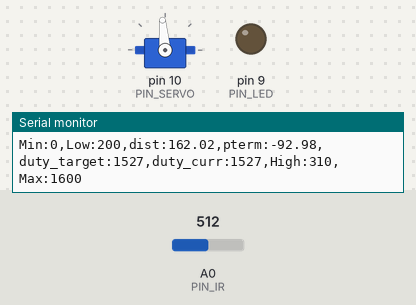
A sketch run on a simulated Arduino Uno, built with avr-gcc and run on an emulated ATmega328P. On the bench: servo, output pins drawn as LEDs (lit = HIGH), the last lines printed to the serial monitor. Inputs (shaded band) come from the test bench; at power-on: A0 (PIN_IR) = 512.

Above: at 1.2 s.
1.3 s: A0 (PIN_IR) set to 122
At 3.3 s:
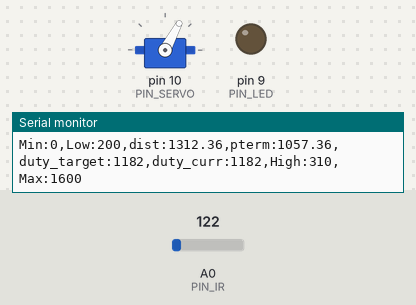
4.3 s: A0 (PIN_IR) set to 90
At 5.9 s:
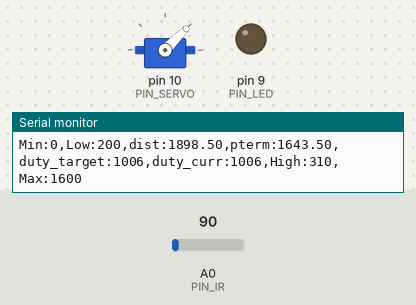
7.3 s: A0 (PIN_IR) set to 900
At 8.45 s:
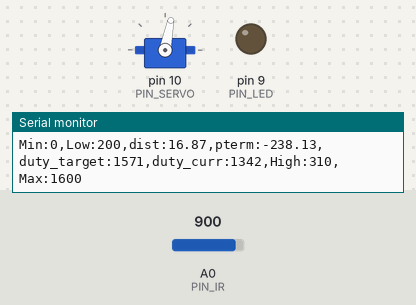
Timing chart, 0 to 10.7 s (numbered marks = the images above; inputs shaded):
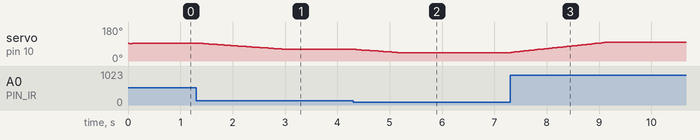

The sketch:

PID_20212963.ino
```cpp
#include <Servo.h> // [2972] 서보 헤더파일 포함

/////////////////////////////
// Configurable parameters //
/////////////////////////////

// Arduino pin assignment
#define PIN_LED 9 // [1234] LED를 아두이노 GPIO 9번 핀에 연결
                  // [2345] ...하면 개선
#define PIN_SERVO 10 // [2951] servo moter를 아두이노 GPIO 10번 핀에 연결
#define PIN_IR A0      // [2961] 적외선센서를 아두이노 A0핀에 연결

// Framework setting
#define _DIST_TARGET 255 //[2967] 탁구공 위치까지의 거리를 255로 고정
         // [2952] 탁구공의 목표 위치를 25.5cm로 설정
#define _DIST_MIN 100 // [2972] 거리 센서가 인식 가능하게 설정한 최소 거리
#define _DIST_MAX 410 // [2972] 거리 센서가 인식 가능하게 설정한 최대 거리

// Distance sensor
#define _DIST_ALPHA 0.4  // [2959] ema 필터에 적용할 알파값

// Servo range
#define _DUTY_MIN 1000 // [2952] 서보의 최소 각도값
#define _DUTY_NEU 1500 // [2952] 서보의 중간 각도값
#define _DUTY_MAX 2000 // [1691] 서보의 최대 각도

// Servo speed control
#define _SERVO_ANGLE 30  //[2967] 서보 각도 설정
#define _SERVO_SPEED 50  //[2959] 서보의 속도 설정

// Event periods
#define _INTERVAL_DIST 20  //[2959] 센서의 거리측정 인터벌값
#define _INTERVAL_SERVO 20 //[2967] 서보 INTERVAL값 설정
#define _INTERVAL_SERIAL 100  //[2959] 시리얼 모니터/플로터의 인터벌값 설정

// PID parameters
#define _KP 0.3

// 실제 거리가 100mm, 400mm일 때 센서가 읽는 값(각 a, b)
#define a 69.42
#define b 190.42

//////////////////////
// global variables //
//////////////////////

// Servo instance
Servo myservo;  // [2972] 서보 정의

// Distance sensor
float dist_target; // location to send the ball
float dist_raw, dist_ema, dist_cali;    // [2961] dist_raw : 적외선센서로 얻은 거리를 저장하는 변수
                             // [2961] dist_ema : 거리를 ema필터링을 한 값을 저장하는 변수
float alpha;    // [2959] ema의 알파값을 저장할 변수

// Event periods
unsigned long last_sampling_time_dist, last_sampling_time_servo, last_sampling_time_serial;
bool event_dist, event_servo, event_serial;

// Servo speed control
int duty_chg_per_interval; // [2952] 한 주기당 변화할 서보 활동량을 정의
int duty_target, duty_curr; // [2961] 목표위치, 서보에 입력할 위치

// PID variables
float error_curr, error_prev, control, pterm, dterm, iterm;


void setup() {
// initialize GPIO pins for LED and attach servo
pinMode(PIN_LED, OUTPUT); // [2952] LED를 GPIO 9번 포트에 연결
myservo.attach(PIN_SERVO); // [2952] 서보 모터를 GPIO 10번 포트에 연결

duty_target = 1600;
  duty_curr = 1475;

// initialize global variables
alpha = _DIST_ALPHA;   // [2959] ema의 알파값 초기화
dist_ema = 0;          // [2959] dist_ema 초기화

// move servo to neutral position
myservo.writeMicroseconds(_DUTY_NEU); // [2952] 서보 모터를 중간 위치에 지정

// initialize serial port
Serial.begin(115200); // [2952] 시리얼 포트를 115200의 속도로 연결

// convert angle speed into duty change per interval.
  duty_chg_per_interval = (_DUTY_MAX - _DUTY_MIN) * (_SERVO_SPEED / 180.0) * (_INTERVAL_SERVO / 1000.0);                // [2959] 한 주기마다 이동할 양(180.0, 1000.0은 실수타입이기 때문에 나눗셈의 결과가 실수타입으로 리턴)
// [2974] INTERVAL -> _INTERVAL_SERVO 로 수정

// [2974] 이벤트 변수 초기화
  last_sampling_time_dist = 0; // [2974] 마지막 거리 측정 시간 초기화
  last_sampling_time_servo = 0; // [2974] 마지막 서보 업데이트 시간 초기화
  last_sampling_time_serial = 0; // [2974] 마지막 출력 시간 초기화
  event_dist = event_servo = event_serial = false; // [2974] 각 이벤트 변수 false로 초기화
}


void loop() {
/////////////////////
// Event generator //
/////////////////////
unsigned long time_curr = millis();  // [2964] event 발생 조건 설정
  if(time_curr >= last_sampling_time_dist + _INTERVAL_DIST) {
    last_sampling_time_dist += _INTERVAL_DIST;
    event_dist = true; // [2957] 거리 측정 주기가 됐다는 이벤트 발생
  }
  if(time_curr >= last_sampling_time_servo + _INTERVAL_SERVO) {
    last_sampling_time_servo += _INTERVAL_SERVO;
    event_servo = true; // [2957] 서보모터 제어 주기가 됐다는 이벤트 발생
  }
  if(time_curr >= last_sampling_time_serial + _INTERVAL_SERIAL) {
    last_sampling_time_serial += _INTERVAL_SERIAL;
    event_serial = true; // [2957] 출력주기가 됐다는 이벤트 발생
  }

////////////////////
// Event handlers //
////////////////////

  if(event_dist) {
     event_dist = false;
  // get a distance reading from the distance sensor
      dist_raw = ir_distance_filtered();// [2959] dist_raw에 필터링된 측정값 저장
      dist_cali = 100 + 300.0 / (b - a) * (dist_raw - a);
      if (dist_ema == 0){            // [2959] 맨 처음
        dist_ema = dist_cali;              // [2959] 맨 처음 ema값 = 필터링된 측정값
      }
      else{
        dist_ema = alpha * dist_cali + (1-alpha) * dist_ema;   // [2959] ema 구현
      }
  // PID control logic
    error_curr = dist_ema - _DIST_TARGET;
    pterm = error_curr;
    control = _KP*error_curr;

  // duty_target = f(duty_neutral, control)
    duty_target = _DUTY_NEU - control;

  // keep duty_target value within the range of [_DUTY_MIN, _DUTY_MAX]
  if (duty_target > _DUTY_MAX) {duty_target = _DUTY_MIN;}
  else if (duty_target < _DUTY_MIN) {duty_target = _DUTY_MAX;}

  }

  if(event_servo) {
    event_servo = false; // [2974] 서보 이벤트 실행 후, 다음 주기를 기다리기 위해 이벤트 종료
    // adjust duty_curr toward duty_target by duty_chg_per_interval
    if(duty_target > duty_curr) {  // [2964] 현재 서보 각도 읽기
      duty_curr += duty_chg_per_interval+1; // [2961] duty_curr은 주기마다 duty_chg_per_interval만큼 증가
      if(duty_curr > duty_target) {duty_curr = duty_target;} // [29
    }
    else {
      duty_curr -= duty_chg_per_interval-1;  // [2961] duty_curr은 주기마다 duty_chg_per_interval만큼 감소
      if (duty_curr < duty_target) {duty_curr = duty_target;}
    }

    // update servo position
    myservo.writeMicroseconds(duty_curr);  // [2964] 서보 움직임 조절

  }

  if(event_serial) {
    event_serial = false; // [2974] 출력 이벤트 실행 후, 다음 주기까지 이벤트 종료
    Serial.print("Min:0,Low:200,dist:");
    Serial.print(dist_ema); // [2957] 적외선 센서로부터 받은 값 출력
    Serial.print(",pterm:");
    Serial.print(pterm);
    Serial.print(",duty_target:"); // [2957] 목표로 하는 거리 출력
    Serial.print(duty_target);
    Serial.print(",duty_curr:");
    Serial.print(duty_curr);
    Serial.println(",High:310,Max:1600");
  }

}
float ir_distance(void){ // return value unit: mm
                         // [2959] 센서가 측정한 거리를 리턴해주는 함수
  float val;
  float volt = float(analogRead(PIN_IR));
  val = ((6762.0/(volt-9.0))-4.0) * 10.0; // [2961] *10 : cm -> mm로 변환
  return val;            // [2959] 거리측정 구현
  return 100 + 300.0 / (b - a) * (val - a);  // [2964] 센서가 읽은 거리를 이용한 실제
}

float ir_distance_filtered(void){ // return value unit: mm
  return ir_distance(); // for now, just use ir_distance() without noise filter.
}
```

Measured:
- after the input at 1.3 s, servo on pin 10 (PIN_SERVO): moves from 95° to 62° over 1.6 s, starting at once
- after the input at 4.3 s, servo on pin 10 (PIN_SERVO): moves from 62° to 45° over 0.84 s, starting at once
- after the input at 7.3 s, servo on pin 10 (PIN_SERVO): moves from 45° to 100° over 1.8 s, starting at once
